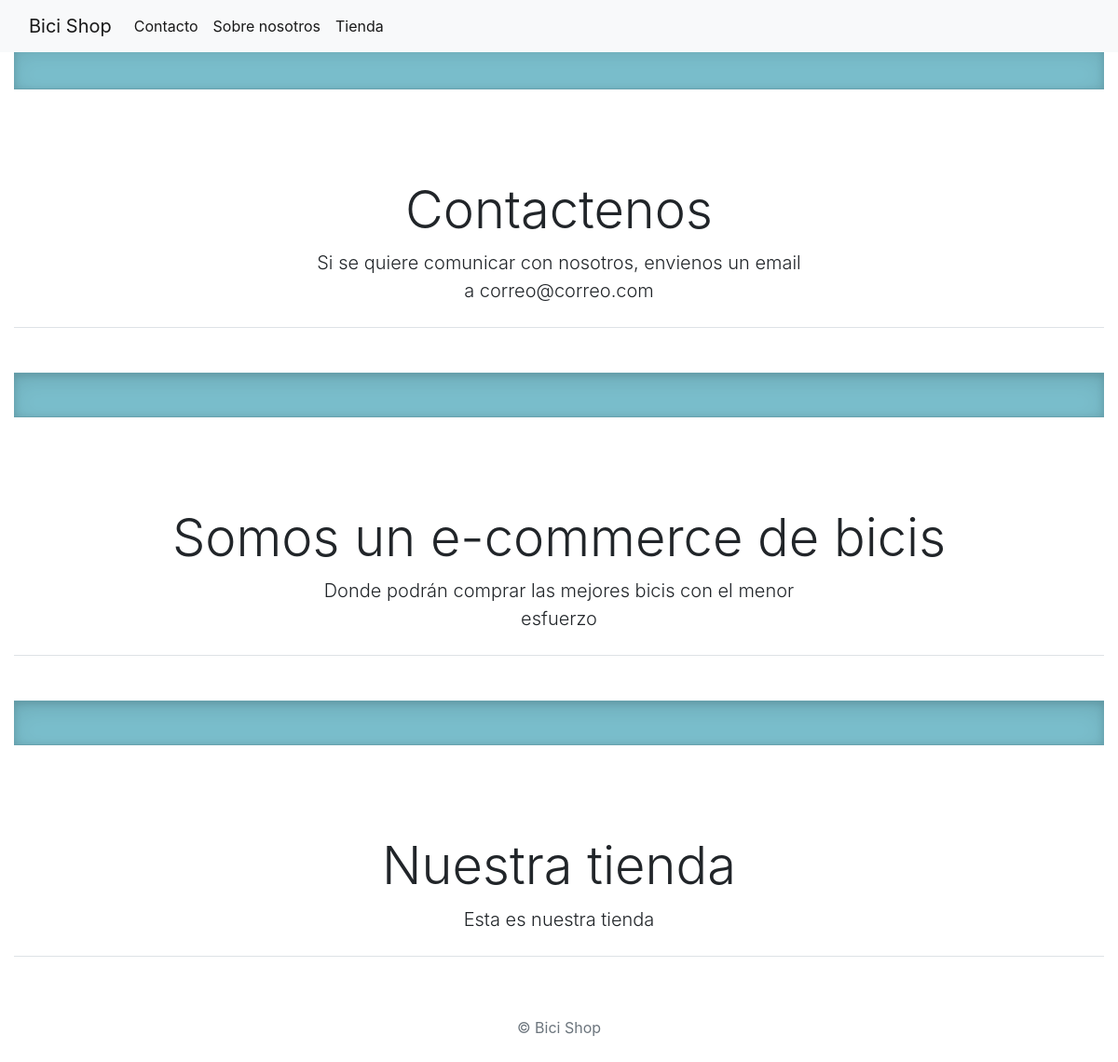
The page / on the database its author committed.
### LandingPage/models.py (models this page shows)
class Empresa(models.Model):
    nombre = models.CharField(max_length=255)
    cuit = models.CharField(max_length=255)
    email = models.EmailField(max_length=100)
    telefono = models.CharField(max_length=50)
    direccion = models.CharField(max_length=255)

class Secciones(models.Model):
    nombre = models.CharField(max_length=40)
    titulo = models.CharField(max_length=255)
    sub_titulo = models.TextField()
    descripcion = models.TextField()
    imagen = models.ImageField('Foto', upload_to= "fotos" )
    pagina = models.ForeignKey(
        Pagina, on_delete=models.CASCADE, related_name='secciones'
    )

### LandingPage/views.py (the view)
# urls.py: path('', LandingPage.as_view(),  name='landing_page'),
class LandingPage(TemplateView):
    template_name = 'landing_page.html'
    def get_context_data(self, **kwargs):
        context = super().get_context_data(**kwargs)
        pagina = Pagina.objects.filter(tipo='LANDING_PAGE').last()
        context['pagina'] = pagina
        context['empresa'] = Empresa.objects.last()
        return context

### templates/landing_page.html (shortened to what this page needs)
<!DOCTYPE html>
<html>
<head>
	<link rel="stylesheet" href="https://stackpath.bootstrapcdn.com/bootstrap/4.1.3/css/bootstrap.min.css">
	<link rel="stylesheet" href="https://use.fontawesome.com/releases/v5.6.1/css/all.css">
</head>
<body>
	<div class="container-fluid">
		<nav class="navbar navbar-expand-lg navbar-light bg-light fixed-top">
			<div class="container-fluid">
			<a class="navbar-brand" href="#">{{ empresa.nombre }}</a>
			<div class="collapse navbar-collapse" id="navbarSupportedContent">
				<ul class="navbar-nav me-auto mb-2 mb-lg-0">
					{% for seccion in pagina.secciones.all %}
					<li class="nav-item">
						<a class="nav-link active" aria-current="page" href="#seccion-{{ seccion.id }}">{{seccion.nombre}}</a>
					</li>
				{% endfor %}
				</ul>
			</div>
			</div>
		</nav>
		{% for seccion in pagina.secciones.all %}
			<div class="b-example-divider"></div>
			<div class="px-4 pt-5 my-5 text-center border-bottom white-background" id="seccion-{{ seccion.id }}">
				<h1 class="display-4 fw-bold">{{ seccion.titulo }}</h1>
				<div class="col-lg-6 mx-auto">
				<p class="lead mb-4">{{ seccion.descripcion }}</p>
				</div>
			</div>
		{% endfor %}
		<footer class="py-3 my-4">
			<p class="text-center text-muted">&copy; {{ empresa.nombre }}</p>
		</footer>
	  </div>
</body>
</html>

### templates/landing_page.html (style rules this page uses)
body, html { margin: 0; padding: 0; height: 100%; }
.white-background { background-color: white; }
.b-example-divider { height: 3rem; background: #7abecc; border: solid rgba(0, 0, 0, .15); border-width: 1px 0; box-shadow: inset 0 .5em 1.5em rgba(0, 0, 0, .1), inset 0 .125em .5em rgba(0, 0, 0, .15); }

### rows shown on the page
Empresa: nombre "Bici Shop"
Secciones: nombre "Contacto", titulo "Contactenos", descripcion "Si se quiere comunicar con nosotros, envienos un email a correo@correo.com"
Secciones: nombre "Sobre nosotros", titulo "Somos un e-commerce de bicis", descripcion "Donde podrán comprar las mejores bicis con el menor esfuerzo"
Secciones: nombre "Tienda", titulo "Nuestra tienda", descripcion "Esta es nuestra tienda"
